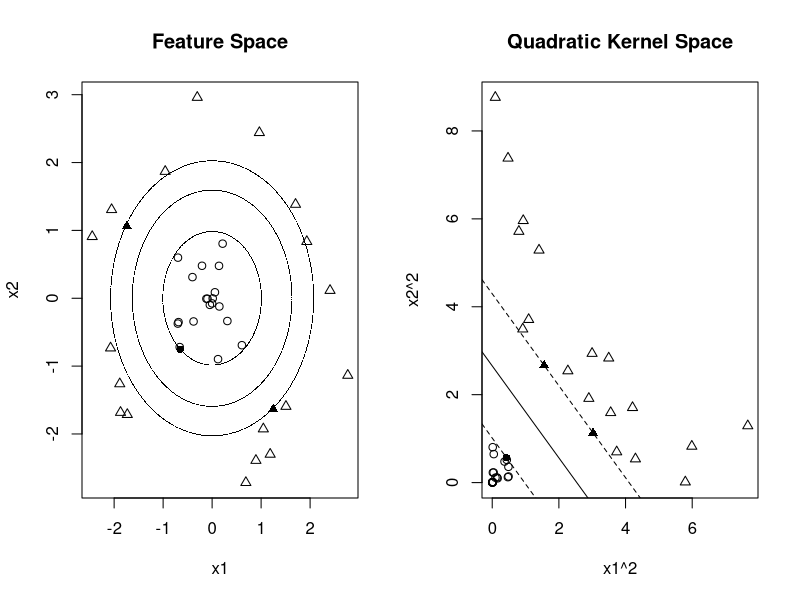

Write the R code that produced this figure.
require('kernlab')
kfunction <- function(linear =0, quadratic=0)
{
  k <- function (x,y)
  {
    linear*sum((x)*(y)) + quadratic*sum((x^2)*(y^2))
  }
  class(k) <- "kernel"
  k
}

n = 20
r = runif(n)
a = 2*pi*runif(n)
a1 = r*sin(a)
a2 = r*cos(a)
r = 2+runif(n)
a = 2*pi*runif(n)
b1 = r*sin(a)
b2 = r*cos(a)
x = rbind(matrix(cbind(a1,a2),,2),matrix(cbind(b1,b2),,2))
y <- matrix(c(rep(1,n),rep(-1,n)))

svp <- ksvm(x,y,type="C-svc",C = 100, kernel=kfunction(0,1),scaled=c())
par(mfrow=c(1,2))
plot(c(min(x[,1]), max(x[,1])),c(min(x[,2]), max(x[,2])),type='n',xlab='x1',ylab='x2')
title(main='Feature Space')
ymat <- ymatrix(svp)
points(x[-SVindex(svp),1], x[-SVindex(svp),2], pch = ifelse(ymat[-SVindex(svp)] < 0, 2, 1))
points(x[SVindex(svp),1], x[SVindex(svp),2], pch = ifelse(ymat[SVindex(svp)] < 0, 17, 16))

# Extract w and b from the model   
w2 <- colSums(coef(svp)[[1]] * x[SVindex(svp),]^2)
b <- b(svp)

x1 = seq(min(x[,1]),max(x[,1]),0.01)
x2 = seq(min(x[,2]),max(x[,2]),0.01)

points(-sqrt((b-w2[1]*x2^2)/w2[2]), x2, pch = 16 , cex = .1 )
points(sqrt((b-w2[1]*x2^2)/w2[2]), x2, pch = 16 , cex = .1 )
points(x1, sqrt((b-w2[2]*x1^2)/w2[1]), pch = 16 , cex = .1 )
points(x1,  -sqrt((b-w2[2]*x1^2)/w2[1]), pch = 16, cex = .1 )

points(-sqrt((1+ b-w2[1]*x2^2)/w2[2]) , x2, pch = 16 , cex = .1 )
points( sqrt((1 + b-w2[1]*x2^2)/w2[2]) , x2,  pch = 16 , cex = .1 )
points( x1 , sqrt(( 1 + b -w2[2]*x1^2)/w2[1]), pch = 16 , cex = .1 )
points( x1 , -sqrt(( 1 + b -w2[2]*x1^2)/w2[1]), pch = 16, cex = .1 )

points(-sqrt((-1+ b-w2[1]*x2^2)/w2[2]) , x2, pch = 16 , cex = .1 )
points( sqrt((-1 + b-w2[1]*x2^2)/w2[2]) , x2,  pch = 16 , cex = .1 )
points( x1 , sqrt(( -1 + b -w2[2]*x1^2)/w2[1]), pch = 16 , cex = .1 )
points( x1 , -sqrt(( -1 + b -w2[2]*x1^2)/w2[1]), pch = 16, cex = .1 )

xsq <- x^2
svp <- ksvm(xsq,y,type="C-svc",C = 100, kernel=kfunction(1,0),scaled=c())

plot(c(min(xsq[,1]), max(xsq[,1])),c(min(xsq[,2]), max(xsq[,2])),type='n',xlab='x1^2',ylab='x2^2')
title(main='Quadratic Kernel Space')
ymat <- ymatrix(svp)
points(xsq[-SVindex(svp),1], xsq[-SVindex(svp),2], pch = ifelse(ymat[-SVindex(svp)] < 0, 2, 1))
points(xsq[SVindex(svp),1], xsq[SVindex(svp),2], pch = ifelse(ymat[SVindex(svp)] < 0, 17, 16))

# Extract w and b from the model   
w <- colSums(coef(svp)[[1]] * xsq[SVindex(svp),])
b <- b(svp)

# Draw the lines
abline(b/w[2],-w[1]/w[2])
abline((b+1)/w[2],-w[1]/w[2],lty=2)
abline((b-1)/w[2],-w[1]/w[2],lty=2)
